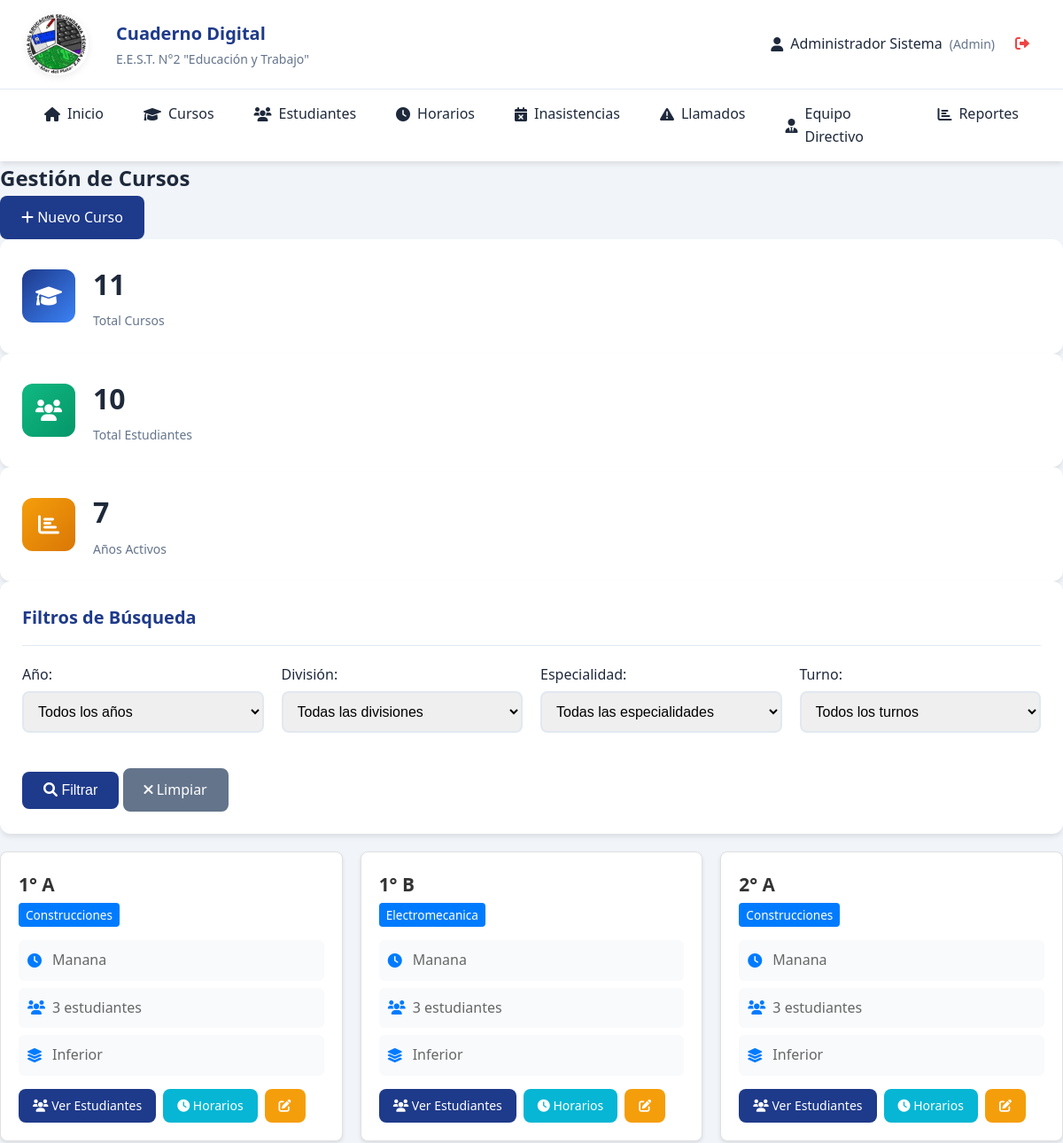
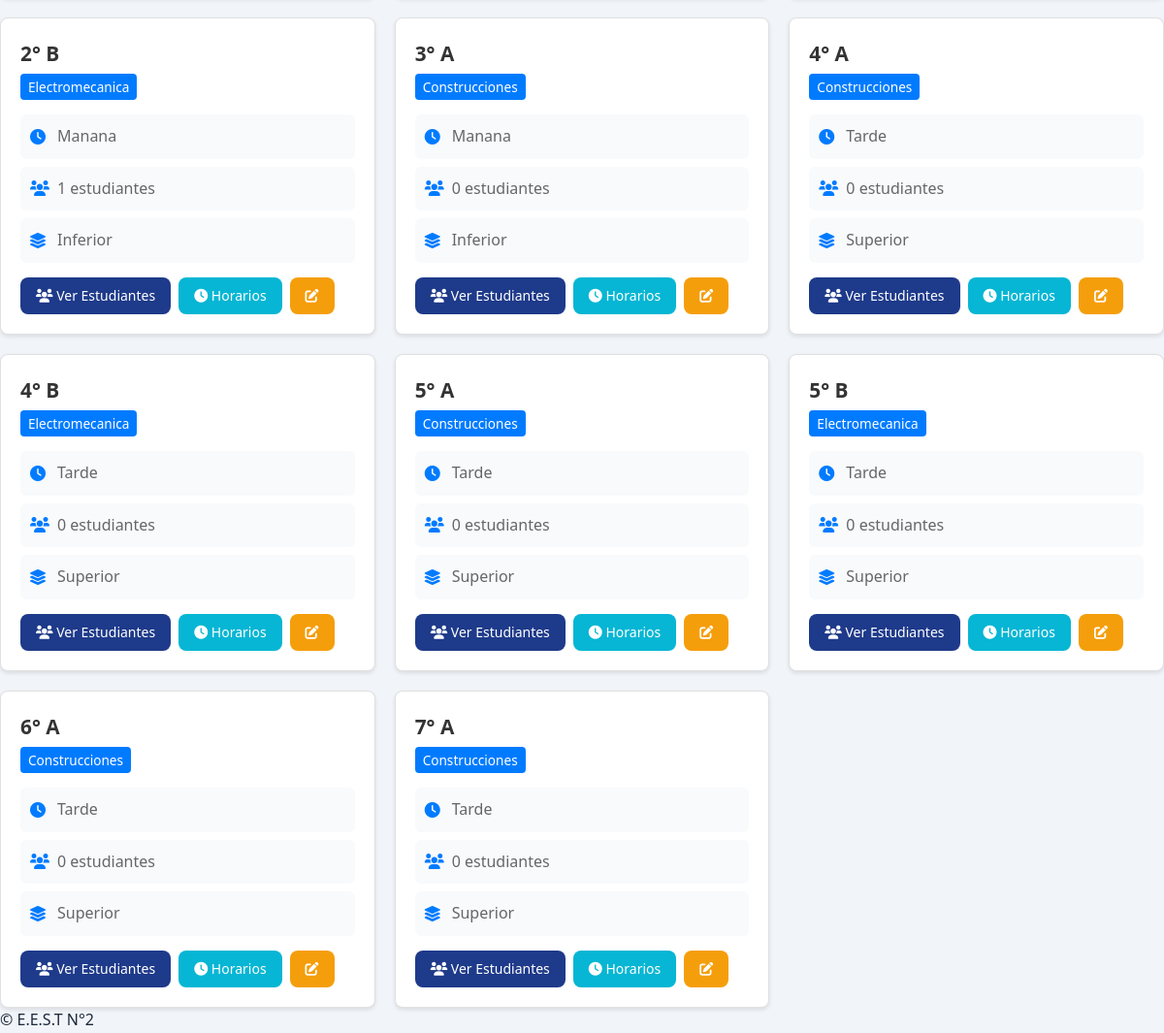
Page /cursos.php (signed in) on the committed database (2 pictures, top to bottom).
### tables this page shows
CREATE TABLE IF NOT EXISTS cursos (
    id INT AUTO_INCREMENT PRIMARY KEY,
    anio INT NOT NULL,  
    division VARCHAR(5) NOT NULL,  
    turno_id INT NOT NULL,
    especialidad_id INT NOT NULL,
    taller_id INT,
    grado ENUM('inferior', 'superior') NOT NULL,  
    activo BOOLEAN DEFAULT TRUE,
    FOREIGN KEY (turno_id) REFERENCES turnos(id),
    FOREIGN KEY (especialidad_id) REFERENCES especialidades(id),
    FOREIGN KEY (taller_id) REFERENCES talleres(id)
);

CREATE TABLE IF NOT EXISTS especialidades (
    id INT AUTO_INCREMENT PRIMARY KEY,
    nombre VARCHAR(100) NOT NULL,
    descripcion TEXT,
    activa BOOLEAN DEFAULT TRUE
);

CREATE TABLE IF NOT EXISTS turnos (
    id INT AUTO_INCREMENT PRIMARY KEY,
    nombre VARCHAR(20) NOT NULL,  
    hora_inicio TIME,
    hora_fin TIME
);

### config/database.php (called while the page is built, shortened)
<?php
class Database {
    private static $instance = null;
    private $connection;
    private function __construct() {
        try {
            $this->connection = new PDO(
                "mysql:host=" . DB_HOST . ";dbname=" . DB_NAME . ";charset=utf8",
                DB_USER,
                DB_PASS,
                [
                    PDO::ATTR_ERRMODE => PDO::ERRMODE_EXCEPTION,
                    PDO::ATTR_DEFAULT_FETCH_MODE => PDO::FETCH_ASSOC,
                    PDO::ATTR_EMULATE_PREPARES => false
                ]
            );
        } catch (PDOException $e) {
            die("Error de conexión: " . $e->getMessage());
        }
    }
    public static function getInstance() {
        if (self::$instance === null) {
            self::$instance = new self();
        }
        return self::$instance;
    }
    public function query($sql, $params = []) {
        $stmt = $this->connection->prepare($sql);
        $stmt->execute($params);
        return $stmt;
    }
    public function fetchAll($sql, $params = []) {
        return $this->query($sql, $params)->fetchAll();
    }
    public function fetch($sql, $params = []) {
        return $this->query($sql, $params)->fetch();
    }
}
?>

### cursos.php (the view, shortened to what this page needs)
<?php
include 'includes/header.php';
require_once 'config/database.php';
$db = Database::getInstance();
$where_conditions = ["c.activo = 1"];
$params = [];
$where_clause = implode(" AND ", $where_conditions);
$cursos = $db->fetchAll("
    SELECT c.*, esp.nombre as especialidad_nombre, t.nombre as turno_nombre,
           COUNT(e.id) as total_estudiantes,
           COUNT(CASE WHEN e.activo = 1 THEN 1 END) as estudiantes_activos
    FROM cursos c
    LEFT JOIN especialidades esp ON c.especialidad_id = esp.id
    LEFT JOIN turnos t ON c.turno_id = t.id
    LEFT JOIN estudiantes e ON c.id = e.curso_id
    WHERE $where_clause
    GROUP BY c.id
    ORDER BY c.anio, c.division
", $params);
$total_cursos = count($cursos);
$total_estudiantes = $db->fetch("
    SELECT COUNT(*) as total FROM estudiantes WHERE activo = 1
")['total'];
$cursos_por_anio = $db->fetchAll("
    SELECT c.anio, COUNT(*) as cantidad
    FROM cursos c
    WHERE c.activo = 1
    GROUP BY c.anio
    ORDER BY c.anio
");
?>
<section class="cursos-section">
    <div class="section-header">
        <h2>Gestión de Cursos</h2>
        <a href="curso_nuevo.php" class="btn btn-primary">
            <i class="fas fa-plus"></i> Nuevo Curso
        </a>
    </div>
    <div class="stats-cards grid-3">
        <div class="stat-card">
            <div class="stat-icon">
                <i class="fas fa-graduation-cap"></i>
            </div>
            <div class="stat-content">
                <h3><?php echo $total_cursos; ?></h3>
                <p>Total Cursos</p>
            </div>
        </div>
        <div class="stat-card">
            <div class="stat-icon">
                <i class="fas fa-users"></i>
            </div>
            <div class="stat-content">
                <h3><?php echo $total_estudiantes; ?></h3>
                <p>Total Estudiantes</p>
            </div>
        </div>
        <div class="stat-card">
            <div class="stat-icon">
                <i class="fas fa-chart-bar"></i>
            </div>
            <div class="stat-content">
                <h3><?php echo count($cursos_por_anio); ?></h3>
                <p>Años Activos</p>
            </div>
        </div>
    </div>
    <div class="card">
        <div class="card-header">
            <h3 class="card-title">Filtros de Búsqueda</h3>
        </div>
        <form method="GET" class="filters-form">
            <div class="form-row">
                <div class="form-group">
                    <label for="anio">Año:</label>
                    <select name="anio" id="anio">
                        <option value="">Todos los años</option>
                    </select>
                </div>
                <div class="form-group">
                    <label for="division">División:</label>
                    <select name="division" id="division">
                        <option value="">Todas las divisiones</option>
                    </select>
                </div>
                <div class="form-group">
                    <label for="especialidad">Especialidad:</label>
                    <select name="especialidad" id="especialidad">
                        <option value="">Todas las especialidades</option>
                    </select>
                </div>
                <div class="form-group">
                    <label for="turno">Turno:</label>
                    <select name="turno" id="turno">
                        <option value="">Todos los turnos</option>
                    </select>
                </div>
            </div>
            <div class="form-actions">
                <button type="submit" class="btn btn-primary">
                    <i class="fas fa-search"></i> Filtrar
                </button>
                <a href="cursos.php" class="btn btn-secondary">
                    <i class="fas fa-times"></i> Limpiar
                </a>
            </div>
        </form>
    </div>
    <div class="cursos-grid">
        <?php foreach ($cursos as $curso): ?>
        <div class="curso-card">
            <div class="curso-header">
                <h3><?php echo $curso['anio']; ?>° <?php echo htmlspecialchars($curso['division']); ?></h3>
                <span class="curso-especialidad"><?php echo htmlspecialchars($curso['especialidad_nombre']); ?></span>
            </div>
            <div class="curso-info">
                <div class="info-item">
                    <i class="fas fa-clock"></i>
                    <span><?php echo htmlspecialchars($curso['turno_nombre']); ?></span>
                </div>
                <div class="info-item">
                    <i class="fas fa-users"></i>
                    <span><?php echo $curso['estudiantes_activos']; ?> estudiantes</span>
                </div>
                <div class="info-item">
                    <i class="fas fa-layer-group"></i>
                    <span><?php echo ucfirst($curso['grado']); ?></span>
                </div>
            </div>
            <div class="curso-actions">
                <a href="estudiantes.php?curso=<?php echo $curso['id']; ?>" class="btn btn-sm btn-primary">
                    <i class="fas fa-users"></i> Ver Estudiantes
                </a>
                <a href="horarios.php?curso=<?php echo $curso['id']; ?>" class="btn btn-sm btn-info">
                    <i class="fas fa-clock"></i> Horarios
                </a>
                <a href="curso_editar.php?id=<?php echo $curso['id']; ?>" class="btn btn-sm btn-warning">
                    <i class="fas fa-edit"></i>
                </a>
            </div>
        </div>
        <?php endforeach; ?>
    </div>
</section>
<?php include 'includes/footer.php'; ?>

### css/style.css (style rules this page uses)
* { margin: 0; padding: 0; box-sizing: border-box; }
:root { --primary-color: #1e3a8a; --secondary-color: #3b82f6; --accent-color: #f59e0b; --success-color: #10b981; --danger-color: #ef4444; --warning-color: #f59e0b; --info-color: #06b6d4; --light-color: #f8fafc; --dark-color: #1e293b; --gray-color: #64748b; --border-color: #e2e8f0; --shadow: 0 4px 6px -1px rgba(0, 0, 0, 0.1); --shadow-lg: 0 10px 15px -3px rgba(0, 0, 0, 0.1); }
body { font-family: 'Segoe UI', Tahoma, Geneva, Verdana, sans-serif; line-height: 1.6; color: var(--dark-color); background-color: #f1f5f9; }
.form-group { margin-bottom: 20px; }
.form-group label { display: block; margin-bottom: 5px; font-weight: 500; color: var(--dark-color); }
.btn { display: inline-block; padding: 12px 24px; border: none; border-radius: 8px; font-size: 16px; font-weight: 500; text-decoration: none; cursor: pointer; transition: all 0.3s; text-align: center; }
.btn-primary { background-color: var(--primary-color); color: white; }
.stat-card { background: white; border-radius: 12px; padding: 25px; box-shadow: var(--shadow); display: flex; align-items: center; gap: 20px; transition: transform 0.3s; }
.stat-icon { width: 60px; height: 60px; border-radius: 12px; display: flex; align-items: center; justify-content: center; font-size: 24px; color: white; }
.stat-card:nth-child(1) .stat-icon { background: linear-gradient(135deg, var(--primary-color), var(--secondary-color)); }
.stat-card:nth-child(2) .stat-icon { background: linear-gradient(135deg, var(--success-color), #059669); }
.stat-card:nth-child(3) .stat-icon { background: linear-gradient(135deg, var(--warning-color), #d97706); }
.stat-content h3 { font-size: 32px; font-weight: 700; color: var(--dark-color); margin-bottom: 5px; }
.stat-content p { color: var(--gray-color); font-size: 14px; font-weight: 500; }
.card { background: white; border-radius: 12px; padding: 25px; box-shadow: var(--shadow); margin-bottom: 20px; }
.card-header { display: flex; justify-content: space-between; align-items: center; margin-bottom: 20px; padding-bottom: 15px; border-bottom: 1px solid var(--border-color); }
.card-title { font-size: 20px; color: var(--primary-color); font-weight: 600; }
.form-row { display: grid; grid-template-columns: repeat(auto-fit, minmax(250px, 1fr)); gap: 20px; margin-bottom: 20px; }
.form-group input, .form-group select, .form-group textarea { width: 100%; padding: 12px; border: 2px solid var(--border-color); border-radius: 8px; font-size: 16px; transition: border-color 0.3s; }
.btn-secondary { background-color: var(--gray-color); color: white; }
.btn-warning { background-color: var(--warning-color); color: white; }
.btn-info { background-color: var(--info-color); color: white; }
.btn-sm { padding: 8px 16px; font-size: 14px; }
.grid-3 { grid-template-columns: repeat(auto-fit, minmax(250px, 1fr)); }
.info-item { padding: 10px; background: var(--light-color); border-radius: 6px; }

### cursos.php (style rules this page uses)
.cursos-section { max-width: 1200px; margin: 0 auto; }
.cursos-grid { display: grid; grid-template-columns: repeat(auto-fill, minmax(300px, 1fr)); gap: 20px; margin-top: 20px; }
.curso-card { background: #fff; border: 1px solid #e0e0e0; border-radius: 8px; padding: 20px; box-shadow: 0 2px 4px rgba(0,0,0,0.1); transition: transform 0.2s, box-shadow 0.2s; }
.curso-header { margin-bottom: 15px; }
.curso-header h3 { margin: 0 0 5px 0; color: #333; font-size: 1.3em; }
.curso-especialidad { background: #007bff; color: white; padding: 4px 8px; border-radius: 4px; font-size: 0.85em; }
.curso-info { margin-bottom: 15px; }
.info-item { display: flex; align-items: center; margin-bottom: 8px; color: #666; }
.info-item i { width: 20px; margin-right: 8px; color: #007bff; }
.curso-actions { display: flex; gap: 8px; flex-wrap: wrap; }

### rows in the picture
cursos: anio "1", division "A", especialidad.nombre "Construcciones", turno.nombre "Manana", estudiantes_activos "3", grado "Inferior"
cursos: anio "1", division "B", especialidad.nombre "Electromecanica", turno.nombre "Manana", estudiantes_activos "3", grado "Inferior"
cursos: anio "2", division "A", especialidad.nombre "Construcciones", turno.nombre "Manana", estudiantes_activos "3", grado "Inferior"
cursos: anio "2", division "B", especialidad.nombre "Electromecanica", turno.nombre "Manana", estudiantes_activos "1", grado "Inferior"
cursos: anio "3", division "A", especialidad.nombre "Construcciones", turno.nombre "Manana", estudiantes_activos "0", grado "Inferior"
cursos: anio "4", division "A", especialidad.nombre "Construcciones", turno.nombre "Tarde", estudiantes_activos "0", grado "Superior"
cursos: anio "4", division "B", especialidad.nombre "Electromecanica", turno.nombre "Tarde", estudiantes_activos "0", grado "Superior"
cursos: anio "5", division "A", especialidad.nombre "Construcciones", turno.nombre "Tarde", estudiantes_activos "0", grado "Superior"
cursos: anio "5", division "B", especialidad.nombre "Electromecanica", turno.nombre "Tarde", estudiantes_activos "0", grado "Superior"
cursos: anio "6", division "A", especialidad.nombre "Construcciones", turno.nombre "Tarde", estudiantes_activos "0", grado "Superior"
cursos: anio "7", division "A", especialidad.nombre "Construcciones", turno.nombre "Tarde", estudiantes_activos "0", grado "Superior"

### other values in the picture
$currentUser['nombre'] . ' ' . $currentUser['apellido'] "Administrador Sistema"
$currentUser['rol'] "Admin"
$total_cursos "11"
$total_estudiantes "10"
count($cursos_por_anio) "7"
